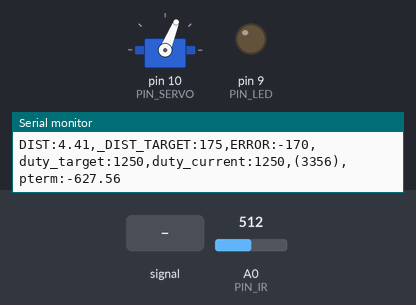
A sketch run on a simulated Arduino Uno, built with avr-gcc and run on an emulated ATmega328P. On the bench: servo, output pins drawn as LEDs (lit = HIGH), the last lines printed to the serial monitor. Dashed ring = blinking. The test bench sets the inputs (shaded band); at power-on: A0 (PIN_IR) = 512.

Above: at 1.2 s.
1.3 s: A0 (PIN_IR) fed a 2 Hz sine of ±306 counts around its level
At 2.42 s:
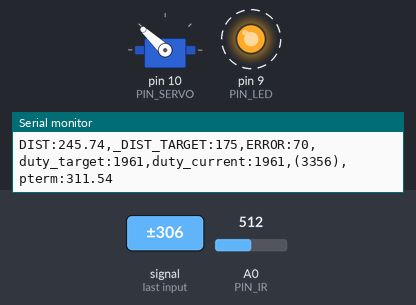
4.3 s: A0 (PIN_IR) set to 165
At 5.1 s:
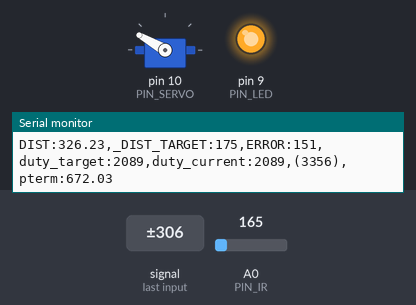
5.8 s: A0 (PIN_IR) set to 306
At 6.3 s:
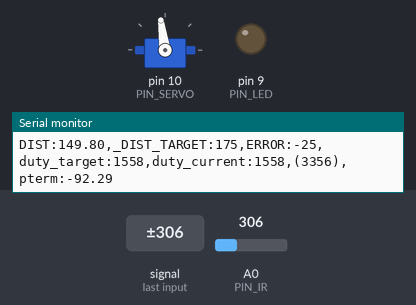
7.4 s: A0 (PIN_IR) fed a 1000 Hz sine of ±255 counts around its level
10.4 s: A0 (PIN_IR) fed a 50 Hz sine of ±306 counts around its level
At 13.28 s:
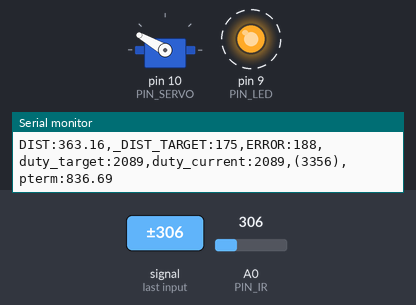
13.4 s: A0 (PIN_IR) set to 122
At 14.5 s:
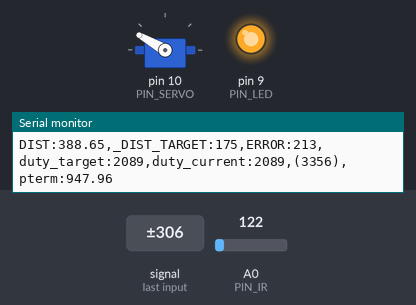
Timing chart, 0 to 15.9 s (numbered marks = the images above; inputs shaded):
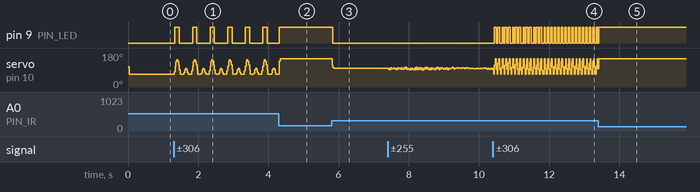

Measured:
- after the input at 4.3 s, pin 9 (PIN_LED): goes on until 4.3 s, then stays HIGH
- after the input at 5.8 s, pin 9 (PIN_LED): HIGH → LOW at once; servo on pin 10 (PIN_SERVO): 150° → 98° at once
- after the input at 10.4 s, pin 9 (PIN_LED): alternates HIGH for 0.05 s and LOW for 0.05 s, starting at once
- after the input at 13.4 s, pin 9 (PIN_LED): goes on until 13.4 s, then stays HIGH

The sketch:

23_pid_P_only.ino
```cpp
#include <Servo.h>

// Arduino pin assignment
#define PIN_LED   9
#define PIN_SERVO 10
#define PIN_IR    A0

// Event interval parameters
#define _INTERVAL_DIST    25 // distance sensor interval (unit: ms)
#define _INTERVAL_SERVO   20 // servo interval (unit: ms)
#define _INTERVAL_SERIAL  30 // serial interval (unit: ms)

// EMA filter configuration for the IR distance sensor
#define _EMA_ALPHA 0.7    // EMA weight of new sample (range: 0 to 1)
                          // Setting EMA to 1 effectively disables EMA filter.

// Servo adjustment - Set _DUTY_MAX, _NEU, _MIN with your own numbers
#define _DUTY_MAX 2089 // 2000
#define _DUTY_NEU 1650 // 1500
#define _DUTY_MIN 1250 // 1000

#define _SERVO_ANGLE_DIFF  15   // Replace with |D - E| degree
#define _SERVO_SPEED       200   // servo speed

// Target Distance
#define _DIST_TARGET    175 // Center of the rail (unit:mm)

// PID parameters
#define _KP   3.45   // proportional gain
//#define _KD 0.0   // derivative gain
//#define _KI 0.0   // integral gain

// global variables

Servo myservo;
float dist_ema;   // Filtered distance

// Event periods
unsigned long last_sampling_time_dist, last_sampling_time_servo, last_sampling_time_serial; // unit: ms
bool event_dist, event_servo, event_serial;

// Servo speed control
int duty_change_per_interval;     // maximum duty difference per interval

// Servo position
int duty_target, duty_current;

int error_current;
float pterm /*, dterm, iterm */;

void setup()
{
  // initialize GPIO pins
  pinMode(PIN_LED,OUTPUT);

  myservo.attach(PIN_SERVO);
  duty_target = duty_current = _DUTY_NEU;
  myservo.writeMicroseconds(duty_current);

  // convert speed into duty change per interval.
  duty_change_per_interval =
    (_DUTY_MAX - _DUTY_MIN) * (float)_SERVO_SPEED * (_INTERVAL_SERVO / 1000.0);

  // initialize serial port
  Serial.begin(1000000);
}

void loop()
{
  unsigned long time_curr = millis();

  // wait until next event time
  if (time_curr >= (last_sampling_time_dist + _INTERVAL_DIST)) {
    last_sampling_time_dist += _INTERVAL_DIST;
    event_dist = true;
  }
  if (time_curr >= (last_sampling_time_servo + _INTERVAL_SERVO)) {
    last_sampling_time_servo += _INTERVAL_SERVO;
    event_servo = true;
  }
  if (time_curr >= (last_sampling_time_serial + _INTERVAL_SERIAL)) {
    last_sampling_time_serial += _INTERVAL_SERIAL;
    event_serial = true;
  }

  if (event_dist) {
    float dist_filtered; // unit: mm
    int control;

    event_dist = false;

    // get a distance reading from the distance sensor
    dist_filtered = volt_to_distance(ir_sensor_filtered(100, 0.5, 0));
    dist_ema = _EMA_ALPHA * dist_filtered + (1.0 - _EMA_ALPHA) * dist_ema;

    // Update PID variables
    error_current = dist_ema - _DIST_TARGET;
    if(error_current < 0){
      pterm = 1.07 * _KP * error_current;
    }
    if(error_current > 0){
      pterm = 1.29 * _KP * error_current;
    }

    control = pterm /* + dterm + iterm */;
    duty_target = _DUTY_NEU + control;

    // Limit duty_target within the range of [_DUTY_MIN, _DUTY_MAX]
    if (duty_target < _DUTY_MIN)
      duty_target = _DUTY_MIN; // lower limit
    if (duty_target > _DUTY_MAX)
      duty_target = _DUTY_MAX; // upper limit

    if (error_current > 0)
      digitalWrite(PIN_LED, 1);
    else
      digitalWrite(PIN_LED, 0);
  }

  if (event_servo) {
    event_servo = false;

    // adjust duty_curr toward duty_target by duty_change_per_interval
    if (duty_target > duty_current) {
      duty_current += duty_change_per_interval;
      if (duty_current > duty_target)
          duty_current = duty_target;
    } else {
      duty_current -= duty_change_per_interval;
      if (duty_current < duty_target)
        duty_current = duty_target;
    }

    myservo.writeMicroseconds(duty_current);
  }

  if (event_serial) {
    event_serial = false;

    Serial.print("DIST:");
    Serial.print(dist_ema);
    Serial.print(",_DIST_TARGET:"),
    Serial.print(_DIST_TARGET);
    Serial.print(",ERROR:");
    Serial.print(error_current);
    Serial.print(",duty_target:");
    Serial.print(duty_target);
    Serial.print(",duty_current:");
    Serial.print(duty_current);
    Serial.print(",(");
    Serial.print(duty_change_per_interval);
    Serial.print("),pterm:");
    Serial.println(pterm);
  }
}

float volt_to_distance(int a_value)
{
  // Replace next line into your own equation
  // return (6762.0 / (a_value - 9) - 4.0) * 10.0;
  return 580 + (-1.63 * a_value) + (3.53 * pow(10,-4) * pow(a_value,2)) + (1.24 * pow(10,-6) * pow(a_value,3));
}

int compare(const void *a, const void *b) {
  return (*(unsigned int *)a - *(unsigned int *)b);
}

unsigned int ir_sensor_filtered(unsigned int n, float position, int verbose)
{
  // Eliminate spiky noise of an IR distance sensor by repeating measurement and taking a middle value
  // n: number of measurement repetition
  // position: the percentile of the sample to be taken (0.0 <= position <= 1.0)
  // verbose: 0 - normal operation, 1 - observing the internal procedures, and 2 - calculating elapsed time.
  // Example 1: ir_sensor_filtered(n, 0.5, 0) => return the median value among the n measured samples.
  // Example 2: ir_sensor_filtered(n, 0.0, 0) => return the smallest value among the n measured samples.
  // Example 3: ir_sensor_filtered(n, 1.0, 0) => return the largest value among the n measured samples.

  // The output of Sharp infrared sensor includes lots of spiky noise.
  // To eliminate such a spike, ir_sensor_filtered() performs the following two steps:
  // Step 1. Repeat measurement n times and collect n * position smallest samples, where 0 <= postion <= 1.
  // Step 2. Return the position'th sample after sorting the collected samples.

  // returns 0, if any error occurs

  unsigned int *ir_val, ret_val;
  unsigned int start_time;

  if (verbose >= 2)
    start_time = millis();

  if ((n == 0) || (n > 100) || (position < 0.0) || (position > 1))
    return 0;

  if (position == 1.0)
    position = 0.999;

  if (verbose == 1) {
    Serial.print("n: "); Serial.print(n);
    Serial.print(", position: "); Serial.print(position);
    Serial.print(", ret_idx: ");  Serial.println((unsigned int)(n * position));
  }

  ir_val = (unsigned int *)malloc(sizeof(unsigned int) * n);
  if (ir_val == NULL)
    return 0;

  if (verbose == 1)
    Serial.print("IR:");

  for (int i = 0; i < n; i++) {
    ir_val[i] = analogRead(PIN_IR);
    if (verbose == 1) {
        Serial.print(" ");
        Serial.print(ir_val[i]);
    }
  }

  if (verbose == 1)
    Serial.print  ("  => ");

  qsort(ir_val, n, sizeof(unsigned int), compare);
  ret_val = ir_val[(unsigned int)(n * position)];

  if (verbose == 1) {
    for (int i = 0; i < n; i++) {
        Serial.print(" ");
        Serial.print(ir_val[i]);
    }
    Serial.print(" :: ");
    Serial.println(ret_val);
  }
  free(ir_val);

  if (verbose >= 2) {
    Serial.print("Elapsed time: "); Serial.print(millis() - start_time); Serial.println("ms");
  }

  return ret_val;
}
```
